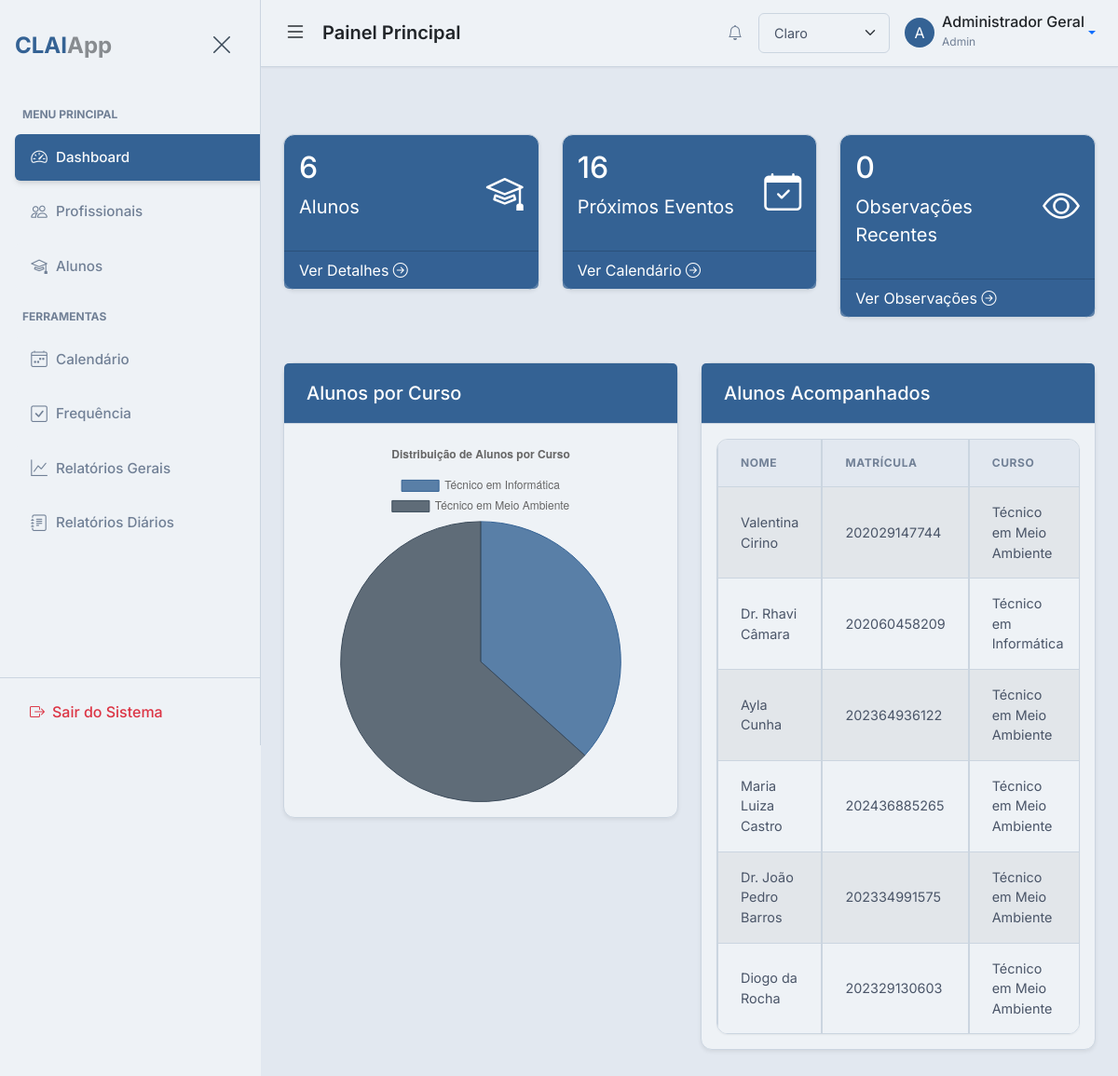
The app's page /dashboard (signed in) with its own data.
### app/models.py (models this page shows, shortened)
class BaseModel(Model):
    class Meta:
        database = db

class User(UserMixin, BaseModel):
    username = CharField(unique=True)
    email = CharField(unique=True)
    password = CharField()
    name = CharField()
    profile_picture = CharField(default='default_profile.png')
    role = CharField(default='pedagogue')  # 'admin', 'pedagogue'
    class Meta:
        table_name = 'users'

class Student(BaseModel):
    name = CharField()
    matricula = CharField(unique=True)
    dob = DateField()  # Date of Birth
    cid = CharField(null=True)  # International Classification of Diseases
    email = CharField(null=True)
    phone = CharField(null=True)
    grade = CharField(null=True)  # Turma
    course = CharField(null=True)
    responsible_name = CharField(null=True)
    responsible_phone = CharField(null=True)
    responsible_email = CharField(null=True)
    responsible_cpf = CharField(null=True) # Responsible CPF field added
    pedagogue = ForeignKeyField(User, backref='students', null=True)  # Assign a primary pedagogue
    student_picture = CharField(default='default_student.png')
    specific_needs_description = TextField(null=True)  # New field for RF05
    class Meta:
        table_name = 'students'

### app/routes.py (the view, shortened to what this page needs)
@bp.route('/dashboard')
@login_required
def dashboard():
    today = datetime.date.today()
    if current_user.role == 'admin':
        students = Student.select().limit(6)
        upcoming_events = Event.select().where(Event.start_time >= datetime.datetime.now())
        recent_observations = Observation.select().where(Observation.date >= today - datetime.timedelta(days=7))
    student_count = students.count()
    upcoming_events_count = upcoming_events.count()
    recent_observations_count = recent_observations.count()
    students_per_course = (
        Student.select(Student.course, peewee.fn.COUNT(Student.id).alias('count'))
        .group_by(Student.course)
        .order_by(Student.course)
    )
    chart_labels = [s.course for s in students_per_course]
    chart_data = [s.count for s in students_per_course]
    return render_template(
        'dashboard.html',
        title='Dashboard',
        student_count=student_count,
        upcoming_events_count=upcoming_events_count,
        recent_observations_count=recent_observations_count,
        students=students,
        chart_labels=chart_labels,
        chart_data=chart_data
    )

### app/templates/dashboard.html (shortened to what this page needs)
{% extends "base.html" %}
{% block page_heading %}Painel Principal{% endblock %}
{% block content %}
<div class="row g-4 my-4">
    <div class="col-md-4">
        <div class="card bg-primary text-white shadow-sm">
            <div class="card-body d-flex justify-content-between align-items-center">
                <div>
                    <h3 class="fs-2">{{ student_count }}</h3>
                    <p class="fs-5">Alunos</p>
                </div>
                <i class="bi bi-mortarboard fs-1"></i>
            </div>
            <a href="{{ url_for('main.list_students') }}" class="card-footer text-white text-decoration-none bg-primary bg-opacity-75">
                Ver Detalhes <i class="bi bi-arrow-right-circle"></i>
            </a>
        </div>
    </div>
    <div class="col-md-4">
        <div class="card bg-primary text-white shadow-sm">
            <div class="card-body d-flex justify-content-between align-items-center">
                <div>
                    <h3 class="fs-2">{{ upcoming_events_count }}</h3>
                    <p class="fs-5">Próximos Eventos</p>
                </div>
                <i class="bi bi-calendar-check fs-1"></i>
            </div>
            <a href="{{ url_for('main.calendar') }}" class="card-footer text-white text-decoration-none bg-primary bg-opacity-75">
                Ver Calendário <i class="bi bi-arrow-right-circle"></i>
            </a>
        </div>
    </div>
    <div class="col-md-4">
        <div class="card bg-primary text-white shadow-sm">
            <div class="card-body d-flex justify-content-between align-items-center">
                <div>
                    <h3 class="fs-2">{{ recent_observations_count }}</h3>
                    <p class="fs-5">Observações Recentes</p>
                </div>
                <i class="bi bi-eye fs-1"></i>
            </div>
            <a href="{{ url_for('main.list_students') }}" class="card-footer bg-primary text-white text-decoration-none bg-opacity-75">
                Ver Observações <i class="bi bi-arrow-right-circle"></i>
            </a>
        </div>
    </div>
</div>
<div class="row my-4">
    <div class="col-md-6">
        <div class="card shadow-sm">
            <div class="card-header bg-primary text-white">
                <h5 class="mb-0">Alunos por Curso</h5>
            </div>
            <div class="card-body">
                <canvas id="studentsPerCourseChart"></canvas>
            </div>
        </div>
    </div>
    <div class="col-md-6">
        <div class="card shadow-sm">
            <div class="card-header bg-primary text-white">
                <h5 class="mb-0">Alunos Acompanhados</h5>
            </div>
            <div class="card-body">
                <div class="table-responsive">
                    <table class="table table-striped table-bordered">
                        <thead>
                            <tr>
                                <th scope="col">Nome</th>
                                <th scope="col">Matrícula</th>
                                <th scope="col">Curso</th>
                            </tr>
                        </thead>
                        <tbody>
                            {% for student in students %}
                            <tr>
                                <td>{{ student.name }}</td>
                                <td>{{ student.matricula }}</td>
                                <td>{{ student.course }}</td>
                            </tr>
                            {% else %}
                            <tr>
                                <td colspan="4">Nenhum aluno cadastrado.</td>
                            </tr>
                            {% endfor %}
                        </tbody>
                    </table>
                </div>
            </div>
        </div>
    </div>
</div>
{% endblock %}
{% block scripts %}
<script>
    var ctx = document.getElementById('studentsPerCourseChart').getContext('2d');
    var studentsPerCourseChart = new Chart(ctx, {
        type: 'pie',
        data: {
            labels: {{ chart_labels | tojson }},
            datasets: [{
                data: {{ chart_data | tojson }},
                backgroundColor: [
                    'rgba(52, 98, 148, 0.8)',   // Primary blue
                    'rgba(59, 74, 89, 0.8)',    // Secondary blue-gray
                    'rgba(120, 152, 182, 0.8)', // Lighter blue
                    'rgba(102, 136, 136, 0.8)', // Desaturated teal
                    'rgba(136, 119, 153, 0.8)', // Desaturated purple
                    'rgba(170, 136, 102, 0.8)'  // Desaturated orange
                ],
                borderColor: [
                    'rgba(52, 98, 148, 1)',
                    'rgba(59, 74, 89, 1)',
                    'rgba(120, 152, 182, 1)',
                    'rgba(102, 136, 136, 1)',
                    'rgba(136, 119, 153, 1)',
                    'rgba(170, 136, 102, 1)'
                ],
                borderWidth: 1
            }]
        },
        options: {
            responsive: true,
            plugins: {
                legend: {
                    position: 'top',
                },
                title: {
                    display: true,
                    text: 'Distribuição de Alunos por Curso'
                }
            }
        }
    });
</script>
{% endblock %}

### app/templates/base.html (shortened to what this page needs)
{% from "macros/pagination_macros.html" import render_pagination %}
<!DOCTYPE html>
<html lang="pt-br" data-bs-theme="light"{% block html_attribs %}{% endblock %}>
<head>
    <link href="https://cdn.jsdelivr.net/npm/bootstrap@5.3.8/dist/css/bootstrap.min.css" rel="stylesheet"
>
    <link rel="stylesheet" href="https://cdn.jsdelivr.net/npm/bootstrap-icons@1.11.1/font/bootstrap-icons.css">
    <link href='https://cdn.jsdelivr.net/npm/fullcalendar@6.1.19/main.min.css' rel='stylesheet' />
    <link rel="stylesheet" href="https://cdnjs.cloudflare.com/ajax/libs/font-awesome/6.5.1/css/all.min.css" />
    <link rel="stylesheet" href="{{ url_for('static', filename='css/style.css') }}">
    <link rel="stylesheet" href="{{ url_for('static', filename='css/print.css') }}" media="print">
    <link rel="stylesheet" href="https://cdn.jsdelivr.net/npm/pace-js@latest/pace-theme-default.min.css">
    <link rel="stylesheet" href="https://cdnjs.cloudflare.com/ajax/libs/animate.css/4.1.1/animate.min.css"/>
</head>
<body class="d-flex" id="wrapper"{% block body_attribs %}{% endblock %}>
    {% block body %}
    <div id="sidebar-wrapper">
        <div class="sidebar-heading d-flex justify-content-between align-items-center py-4 px-3">
            <div class="fw-bold fs-4 text-primary tracking-tight">
                {{ config.APP_BASE_NAME }}<span class="text-body text-opacity-50">{{ config.APP_SUFFIX }}</span>
            </div>
            <button class="btn btn-link text-secondary" id="sidebar-close">
                <i class="bi bi-x-lg fs-4"></i>
            </button>
        </div>
        <div class="list-group list-group-flush my-3">
            <small class="text-uppercase text-muted fw-bold px-4 mb-2" style="font-size: 0.75rem;">Menu
                Principal</small>
            <a href="{{ url_for('main.dashboard') }}"
                class="list-group-item list-group-item-action {% if request.endpoint == 'main.dashboard' %}active{% endif %}">
                <i class="bi bi-speedometer2 me-2"></i>Dashboard
            </a>
            {% if current_user.is_authenticated and current_user.role == 'admin' %}
            <a href="{{ url_for('main.list_users') }}"
                class="list-group-item list-group-item-action {% if request.endpoint == 'main.list_users' %}active{% endif %}">
                <i class="bi bi-people me-2"></i>Profissionais
            </a>
            {% endif %}
            <a href="{{ url_for('main.list_students') }}"
                class="list-group-item list-group-item-action {% if request.endpoint == 'main.list_students' %}active{% endif %}">
                <i class="bi bi-mortarboard me-2"></i>Alunos
            </a>
            <small class="text-uppercase text-muted fw-bold px-4 mb-2 mt-3"
                style="font-size: 0.75rem;">Ferramentas</small>
            <a href="{{ url_for('main.calendar') }}"
                class="list-group-item list-group-item-action {% if request.endpoint == 'main.calendar' %}active{% endif %}">
                <i class="bi bi-calendar4-week me-2"></i>Calendário
            </a>
            <a href="{{ url_for('main.mark_attendance') }}"
                class="list-group-item list-group-item-action {% if request.endpoint == 'main.mark_attendance' %}active{% endif %}">
                <i class="bi bi-check-square me-2"></i>Frequência
            </a>
            <a href="{{ url_for('main.list_general_reports') }}"
                class="list-group-item list-group-item-action {% if request.endpoint == 'main.list_general_reports' %}active{% endif %}">
                <i class="bi bi-graph-up me-2"></i>Relatórios Gerais
            </a>
            <a href="{{ url_for('main.list_daily_reports') }}"
                class="list-group-item list-group-item-action {% if 'daily_report' in request.endpoint %}active{% endif %}">
                <i class="bi bi-journal-text me-2"></i>Relatórios Diários
            </a>
        </div>
        <div class="mt-auto p-3 border-top">
            <a href="{{ url_for('main.logout') }}"
                class="d-flex align-items-center text-decoration-none text-danger px-3 py-2 rounded hover-bg-light">
                <i class="bi bi-box-arrow-right me-2"></i>
                <span class="fw-medium">Sair do Sistema</span>
            </a>
        </div>
    </div>
    <div id="page-content-wrapper">
        <nav class="navbar navbar-expand-lg main-navbar px-4">
            <div class="d-flex align-items-center w-100">
                <button class="btn btn-link text-body p-0 me-3" id="menu-toggle">
                    <i class="bi bi-list fs-4"></i>
                </button>
                <h1 class="h5 m-0 fw-semibold text-body">{% block page_heading %}Visão Geral{% endblock %}</h1>
                <div class="ms-auto d-flex align-items-center gap-3">
                    {% if current_user.is_authenticated %}
                    <a href="{{ url_for('main.list_notifications') }}" class="btn btn-link text-body-secondary p-0 position-relative" title="Notificações">
                        <i class="bi bi-bell"></i>
                    </a>
                    {% endif %}
                    <div class="dropdown">
                        <select id="theme-select" class="form-select form-select-sm" aria-label="Selecionar Tema">
                            <option value="light">Claro</option>
                        </select>
                    </div>
                    <div class="dropdown">
                        <a class="d-flex align-items-center text-decoration-none dropdown-toggle" href="#" role="button"
                            data-bs-toggle="dropdown" aria-expanded="false">
                            <div class="avatar bg-primary text-white rounded-circle d-flex align-items-center justify-content-center me-2"
                                style="width: 32px; height: 32px;">
                                {% if current_user.is_authenticated %}
                                {{ current_user.name[0] | upper }}
                                {% else %}
                                <i class="bi bi-person"></i>
                                {% endif %}
                            </div>
                            <div class="d-none d-md-block">
                                {% if current_user.is_authenticated %}
                                <span class="fw-medium text-body d-block" style="line-height: 1;">{{
                                    current_user.name }}</span>
                                <small class="text-muted" style="font-size: 0.75rem;">{{ current_user.role |
                                    capitalize }}</small>
                                {% else %}
                                <span class="fw-medium text-body d-block" style="line-height: 1;">Convidado</span>
                                <small class="text-muted" style="font-size: 0.75rem;">Não Autenticado</small>
                                {% endif %}
                            </div>
                        </a>
                    </div>
                </div>
            </div>
        </nav>
        <main class="container-fluid px-4 py-4 animate__animated animate__fadeIn">
            {% block content %}{% endblock %}
        </main>
    </div>
    {% endblock %}
    {% block scripts %}
    {% endblock %}
</body>
</html>

### records on screen
User: name "A", name "Administrador Geral", role "Admin"
Student: name "Valentina Cirino", matricula "202029147744", course "Técnico em Meio Ambiente"
Student: name "Dr. Rhavi Câmara", matricula "202060458209", course "Técnico em Informática"
Student: name "Ayla Cunha", matricula "202364936122", course "Técnico em Meio Ambiente"
Student: name "Maria Luiza Castro", matricula "202436885265", course "Técnico em Meio Ambiente"
Student: name "Dr. João Pedro Barros", matricula "202334991575", course "Técnico em Meio Ambiente"
Student: name "Diogo da Rocha", matricula "202329130603", course "Técnico em Meio Ambiente"

### other values on screen
{{ config.APP_BASE_NAME }} "CLAI"
{{ config.APP_SUFFIX }} "App"
{{ student_count }} "6"
{{ upcoming_events_count }} "16"
{{ recent_observations_count }} "0"
chart data {{ chart_data | tojson }} [11, 19]
